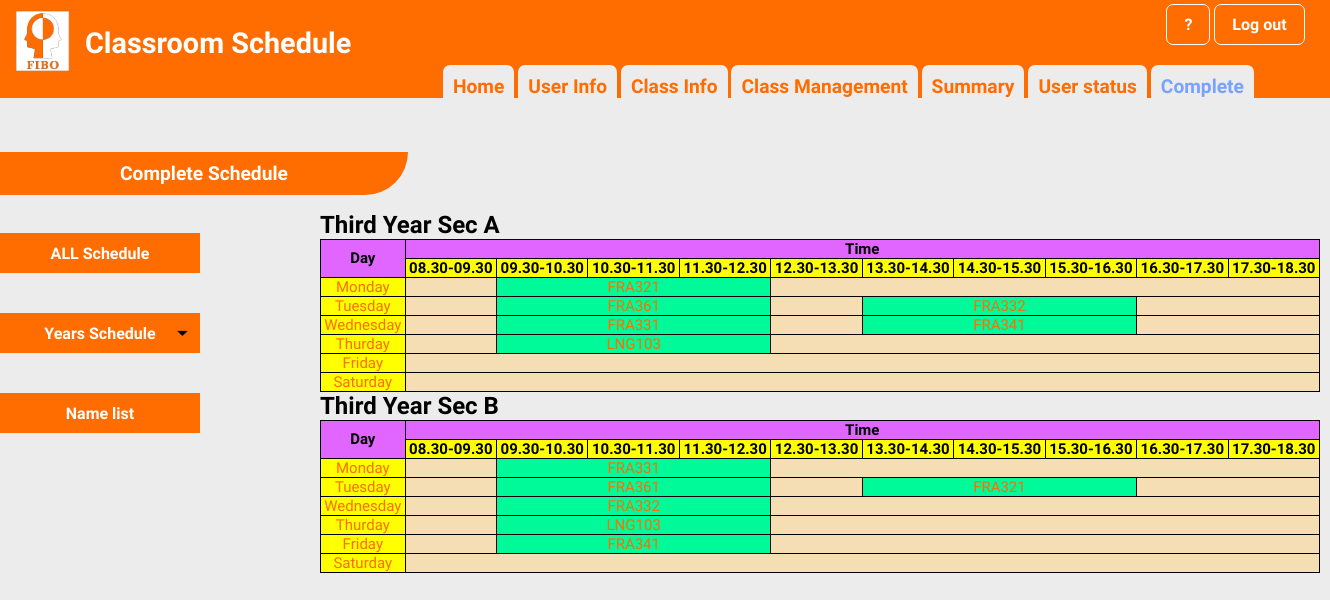
Page /admin7-b3.php on the committed database.
### tables this page shows
CREATE TABLE `table_subject_description_output` (
  `No` int(100) NOT NULL,
  `subject_level` varchar(100) NOT NULL,
  `subject_code` varchar(100) NOT NULL,
  `subject_room` varchar(100) NOT NULL,
  `subject_hour_per_week` varchar(100) NOT NULL,
  `subject_hour_per_day` varchar(100) NOT NULL,
  `subject_sec` varchar(100) NOT NULL,
  `Day` varchar(100) NOT NULL,
  `start_time` varchar(100) NOT NULL
);

### admin7-b3.php (the view, shortened to what this page needs)
<!DOCTYPE html>
<html lang="en">
  <head>
    <link rel="stylesheet" type="text/css" href="css/admin7-1.css">
    <link rel="stylesheet" type="text/css" href="css/admin7-2.css">
  </head>
<body>
  <header>
      <img src="images/FIBO_logo.jpg" width="55" height="62" style="margin-top: 10px; margin-left: 10px">
      <div style="font-size: 1.8em; margin-top: -50px; margin-left: 80px">
      <b>Classroom Schedule</b>
      </div><br><br>
      </header>
      <div style="margin-top: -94px; margin-left:87.7%">
          <a href="index.php" class="btn"><b>?</b></a>
          <a href="index.php" class="btn"><b>Log out</b></a>
      </div>
      <div style="margin-top: 20px; margin-left:33.3%">
          <a href="admin1.php" class="btn1"><b>Home</b></a>
          <a href="admin2.php" class="btn1"><b>User Info</b></a>
          <a href="admin3.php" class="btn1"><b>Class Info</b></a>
          <a href="admin4.php" class="btn1"><b>Class Management</b></a>
          <a href="admin5.php" class="btn1"><b>Summary</b></a>
          <a href="admin6.php" class="btn1"><b>User status</b></a>
          <a href="admin7.php" class="btn1"style=" color: #79a2ff"><b>Complete</b></a>
      </div>
      <div style="margin-top: 25px;">
          <br><b class="topics">Complete Schedule</b>
      </div><br><br>
        <ul id="navbar">
                <li><a href="admin7.php"style ="
                    background-color:#ff6d00;"><b>ALL Schedule</b></a>
                <li><a href="admin7-1.php" style ="background: url(images/arrow.png);
                    background-repeat: no-repeat;
                    background-size: 25px;
                    background-position: right center;
                    background-color:#ff6d00"><b>Years Schedule</b></a>
                </li>
                <li><a href="admin7-2.php"style ="
                    background-repeat: no-repeat;
                    background-size: 25px;
                    background-position: right center;
                    background-color:#ff6d00;
                    margin-top : -0.5px"><b>Name list</b></a>
                </li>
            </ul>
        <div  style="margin-top: -300px; margin-left: 320px" class="show">
        <h1>Third Year Sec A</h1>
        <table>
            <tr class="head">
                <th rowspan="2">
                    Day
                </th>
                <th colspan="10">
                    Time
                </th>
            </tr>
            <tr  class="head-time">
                <th>
                    08.30-09.30
                </th>
                <th>
                    09.30-10.30
                </th>
                <th>
                    10.30-11.30
                </th>
                <th>
                    11.30-12.30
                </th>
                <th>
                    12.30-13.30
                </th>
                <th>
                    13.30-14.30
                </th>
                <th>
                    14.30-15.30
                </th>
                <th>
                    15.30-16.30
                </th>
                <th>
                    16.30-17.30
                </th>
                <th>
                    17.30-18.30
                </th>
            </tr>
            <tr>
                <td style="background-color: yellow">
                    Monday
                </td>
                <?php
                    createTable("3", "A", "0");
                ?>
            </tr>
            <tr>
                <td style="background-color: yellow">
                    Tuesday
                </td>
                <?php
                    createTable("3", "A", "1");
                ?>
            </tr>
            <tr>
                <td style="background-color: yellow">
                    Wednesday
                </td>
                <?php
                    createTable("3", "A", "2");
                ?>
            </tr>
            <tr>
                <td style="background-color: yellow">
                    Thurday
                </td>
                <?php
                    createTable("3", "A", "3");
                ?>
            </tr>
            <tr>
                <td style="background-color: yellow">
                    Friday
                </td>
            </tr>
            <tr>
                <td style="background-color: yellow">
                    Saturday
                </td>
            </tr>
            </table>
            <h1>Third Year Sec B</h1>
            <table>
            <tr class="head">
                <th rowspan="2">
                    Day
                </th>
                <th colspan="10">
                    Time
                </th>
            </tr>
            <tr  class="head-time">
                <th>
                    08.30-09.30
                </th>
                <th>
                    09.30-10.30
                </th>
                <th>
                    10.30-11.30
                </th>
                <th>
                    11.30-12.30
                </th>
                <th>
                    12.30-13.30
                </th>
                <th>
                    13.30-14.30
                </th>
                <th>
                    14.30-15.30
                </th>
                <th>
                    15.30-16.30
                </th>
                <th>
                    16.30-17.30
                </th>
                <th>
                    17.30-18.30
                </th>
            </tr>
            <tr>
                <td style="background-color: yellow">
                    Monday
                </td>
                <?php
                    createTable("3", "B", "0");
                ?>
            </tr>
            <tr>
                <td style="background-color: yellow">
                    Tuesday
                </td>
                <?php
                    createTable("3", "B", "1");
                ?>
            </tr>
            <tr>
                <td style="background-color: yellow">
                    Wednesday
                </td>
                <?php
                    createTable("3", "B", "2");
                ?>
            </tr>
            <tr>
                <td style="background-color: yellow">
                    Thurday
                </td>
                <?php
                    createTable("3", "B", "3");
                ?>
            </tr>
            <tr>
                <td style="background-color: yellow">
                    Friday
                </td>
                <?php
                    createTable("3", "B", "4");
                ?>
            </tr>
            <tr>
                <td style="background-color: yellow">
                    Saturday
                </td>
            </tr>
            </table>
  </body>
</html>
<?php
    function createTable($year, $sec, $day) {
        require 'dbconfig/config.php';
        $count = 0;
        $check1 = 0;
        $check3 = 0;
        $run = "SELECT * FROM `table_subject_description_output` ORDER BY `table_subject_description_output`.`start_time` ASC";
        $smyData = mysqli_query($con, $run);
        while($row = mysqli_fetch_array($smyData)) {
            $hour = (int)$row['subject_hour_per_day'];
            $time = (int)$row['start_time'];
            if($row['subject_level'] == $year ) {
                if($row['subject_sec'] == $sec || $row['subject_sec'] == "AB") {
                    if($row['Day'] == $day){
                        if($time == 99) {
                            echo "<td style='background-color: wheat;' colspan='10'></td>";
                        }
                        else if($time >= 0) {
                            $count = $count + 1;
                            if($count == 1) {
                                if($time == 0) {
                                    echo "<td style='background-color: #00FA9A' colspan='$hour'>" . $row['subject_code'] . "</td>";
                                    $check1 = $check1 + $hour;
                                }
                                else if($time > 0) {
                                    echo "<td style='background-color: wheat;' colspan='$time'></td>";
                                    echo "<td style='background-color: #00FA9A' colspan='$hour'>" . $row['subject_code'] . "</td>";
                                    $check1 = $check1 + $time + $hour;
                                }
                            }
                            else if($count == 2) {
                                $sum = abs($check1 - 1);
                                if($time == 1) {
                                    if(abs($check1 - 1) == 0) {
                                        echo "<td style='background-color: #00FA9A' colspan='$hour'>" . $row['subject_code'] . "</td>";
                                        $check2 = $check1 + $hour + $sum;
                                    }
                                    else {
                                        echo "<td style='background-color: wheat;' colspan='$sum'></td>";
                                        echo "<td style='background-color: #00FA9A' colspan='$hour'>" . $row['subject_code'] . "</td>";
                                        $check2 = $check1 + $hour + abs($check1 - 1);
                                    }
                                }
                                else if($time == 5) {
                                    $sum = abs($check1 - 5);
                                    if(abs($check1 - 5) == 0) {
                                        echo "<td style='background-color: #00FA9A' colspan='$hour'>" . $row['subject_code'] . "</td>";
                                        $check2 = $check1 + $hour + $sum;
                                    }
                                    else {
                                        echo "<td style='background-color: wheat;' colspan='$sum'></td>";
                                        echo "<td style='background-color: #00FA9A' colspan='$hour'>" . $row['subject_code'] . "</td>";
                                    }
                                }
                            }
                        }
                    }
                }
            }
        }
        $total = $check3;
        $total = 10 - $total;
        if($total != 0) {
            echo "<td style='background-color: wheat;' colspan='10-$total'></td>";
        }
    }
?>

### css/admin7-1.css (style rules this page uses)
* { margin: 0; padding: 0; }
.btn { display: inline-block; border:1.5px solid white; padding: 10px 17px; background-color: #ff6c00; text-decoration: none; font-family: 'Work Sans', sans-serif; font-size: 1em; color: #ffffff ; border-radius:7px; transition: 0.1s; }
.btn1 { display: inline-block; border: 0px solid #ff6c00; padding: 10px 10px; background-color: #ececec; text-decoration: none; font-family: 'Work Sans', sans-serif; font-size: 1.2em; color: #ff6c00 ; border-radius: 7px; transition: 0.1s; }
.topics { display: inline-block; border: 0px solid #ff6c00; padding: 10px 120px; background-color: #ff6c00; text-decoration: none; font-family: 'Work Sans', sans-serif; font-size: 1.2em; color: #ffffff ; border-bottom-right-radius: 50px; transition: 0.1s; }
table, tr, th, td { border: 1px solid black; border-collapse: collapse; }
.head { background-color: #E066FF; font-size: 15px; text-align: center; }
.head-time { background-color: yellow; font-size: 15px; text-align: center; }
body { background-color: #f0f0f0; color: Black ; font-family: 'Work Sans', sans-serif; font-size: 1em; text-align: left; }
header { background: #ff6c00 none repeat-x 0 0; color: #FFFFFF; margin-top: 0px; padding: 0 5px; text-align: left; }
.show { margin-top: -225px; margin-left: 450px }
h1 { color: Black ; font-family: 'Work Sans', sans-serif; font-size: 1.5em; text-align: left; }
li { list-style-type: none; text-align: center; height: 40px; width:200px; }
li a { text-decoration: none; background: #ff6d00; display: block; color: #ffffff; height: 40px; width:200px; line-height: 42px; }
#navbar > li { margin-bottom: 40px; }

### css/admin7-2.css (style rules this page uses)
* { margin: 0; padding: 0; }
body { font-family: 'Kanit', sans-serif; }
table { border-collapse: collapse; width: 1000px; height: auto; }
table, th, td { border: 1px solid black; }
.head th { text-align: center; font-size: 15px; color: black; background: #E066FF; }
.head-time th { text-align: center; color: black; font-size: 15px; background: yellow; }
td { text-align: center; font-size: 15px; }

### admin7-b3.php (style rules this page uses)
body { background-color: #ececec; color: #ff6c00 ; font-family: 'Work Sans', sans-serif; font-size: 1em; text-align: left; }
header { background: #ff6c00 none repeat-x 0 0; color: #FFFFFF; margin-top: 0px; padding: 0 5px; text-align: left; }

### rows in the picture
table_subject_description_output: subject_code "FRA321"
table_subject_description_output: subject_code "FRA361"
table_subject_description_output: subject_code "FRA332"
table_subject_description_output: subject_code "FRA331"
table_subject_description_output: subject_code "FRA341"
table_subject_description_output: subject_code "LNG103"
table_subject_description_output: subject_code "FRA331"
table_subject_description_output: subject_code "FRA321"
table_subject_description_output: subject_code "FRA332"
table_subject_description_output: subject_code "FRA341"
